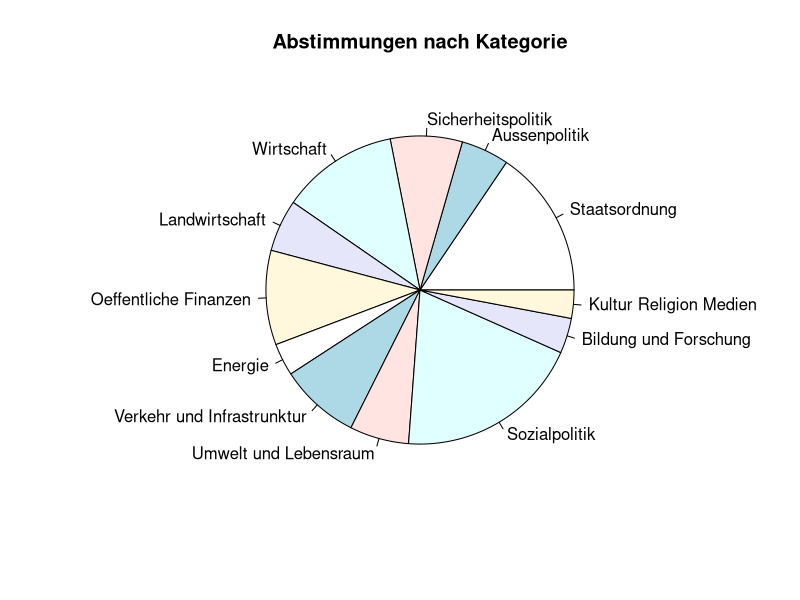
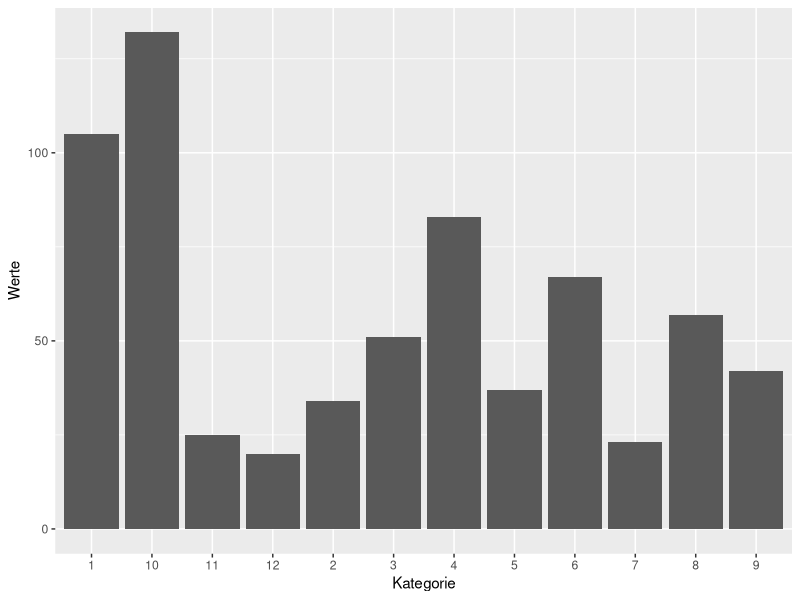
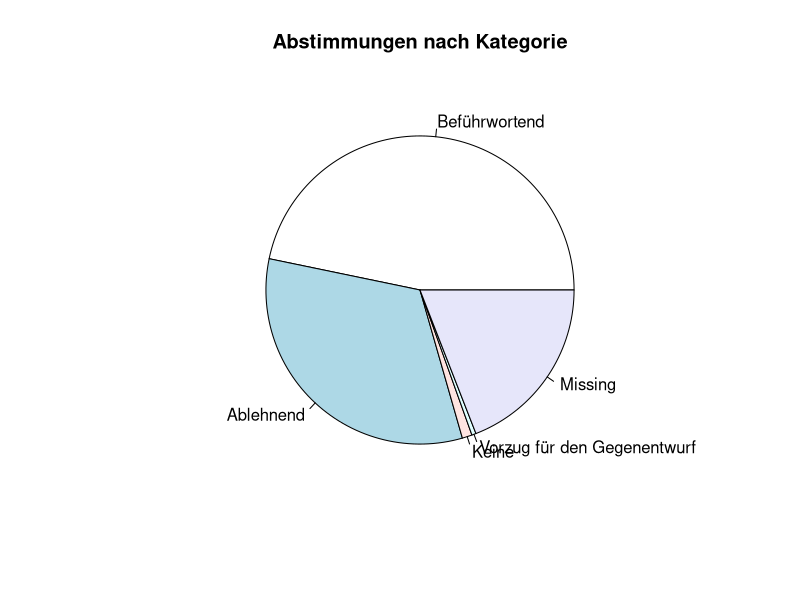
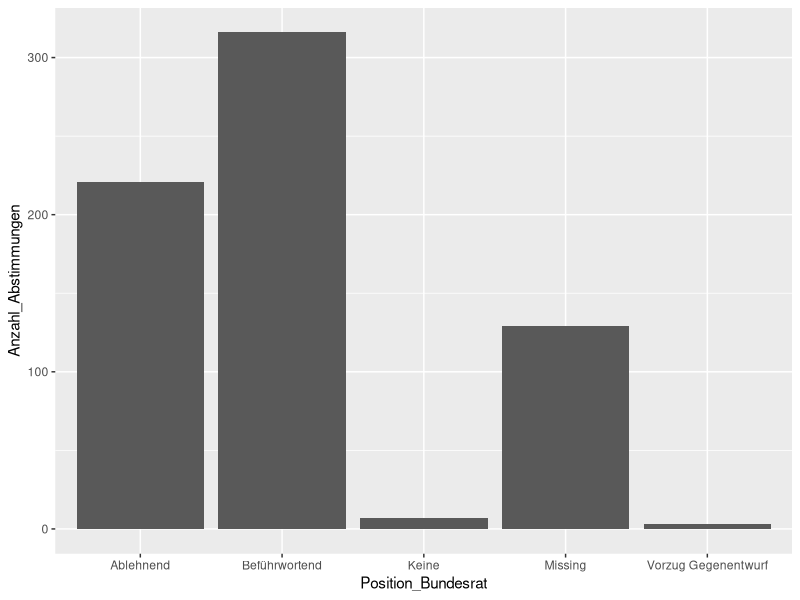
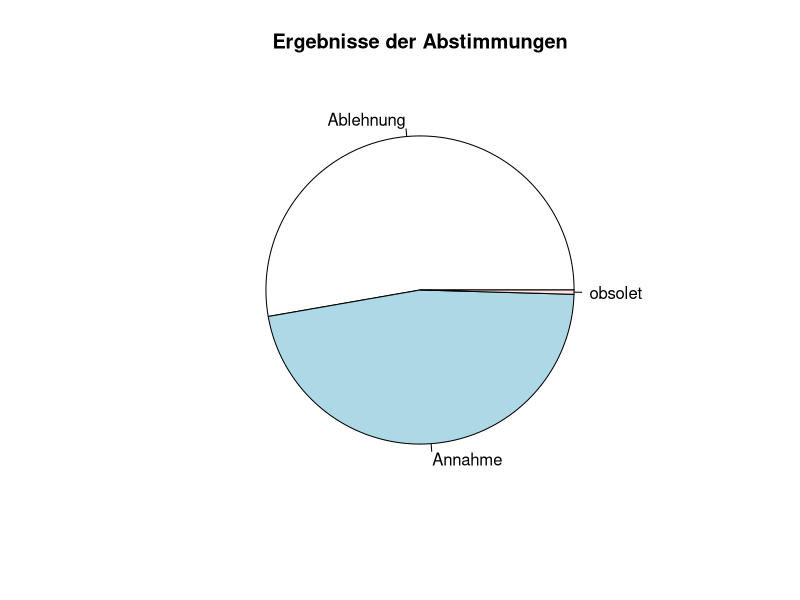
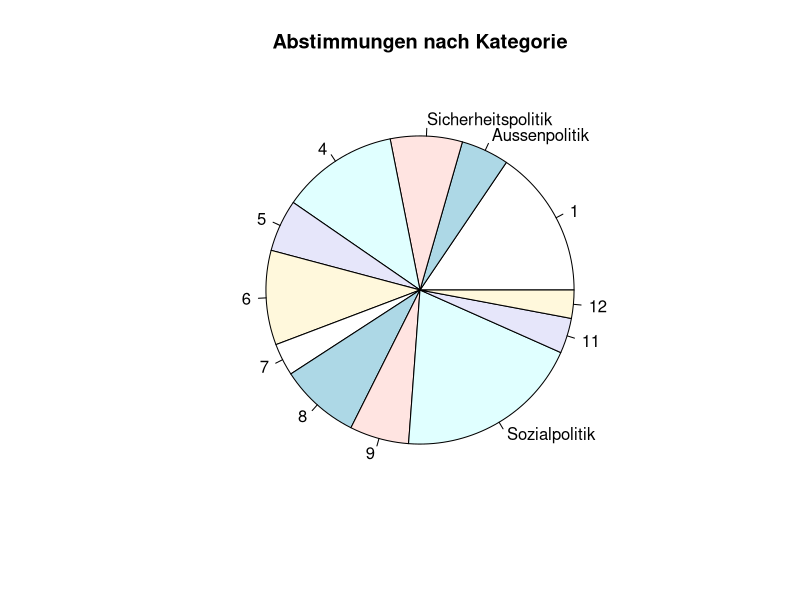
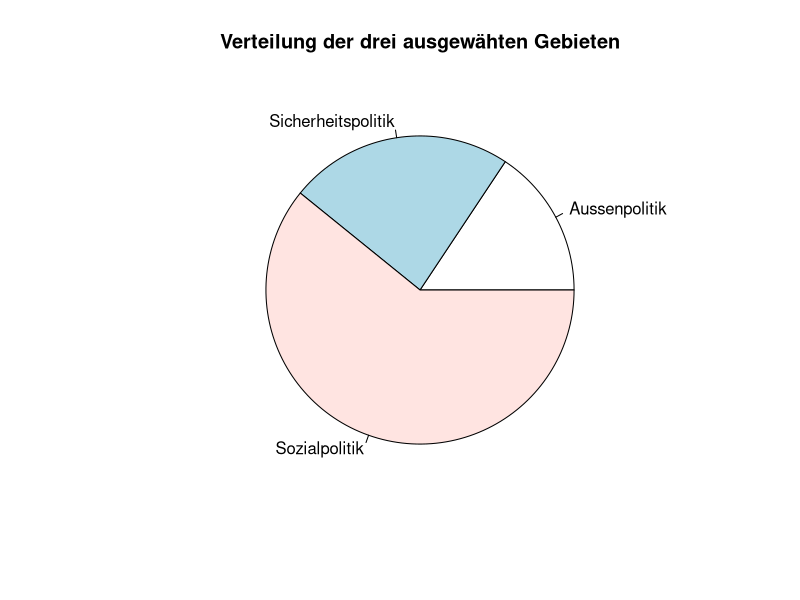
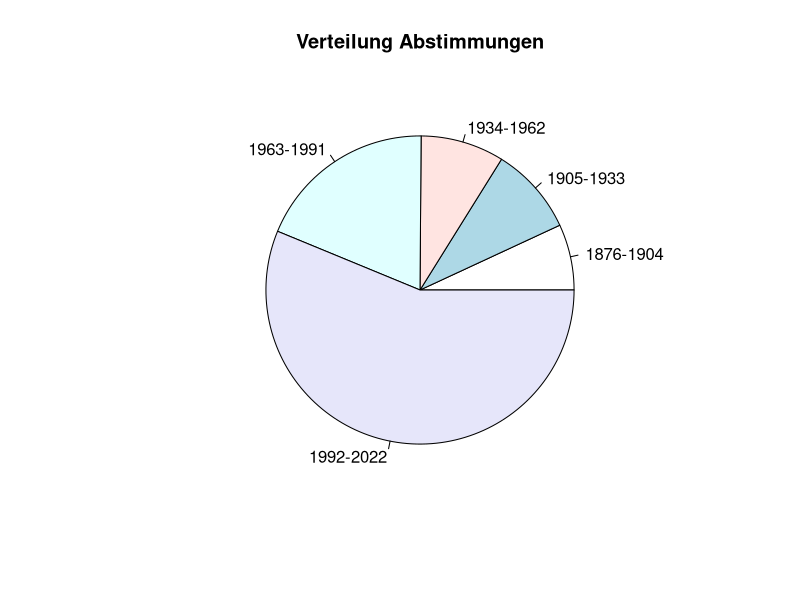

Generate these figures, in order, with R:
## ---- chunk 1
library(ggplot2)
library(tidyverse)
library(dplyr)
## ---- chunk 2
data_csv <- read.csv2("DatensatzAbstimmungen.csv", na = "NA")
data_csv
## ---- chunk 3
#datum <- subset(data_csv, select=c(anr,datum,annahme))
#datum

# Beispiel 5. Zeile und 2. Spalte
#datum[5,2]
## ---- chunk 4
table(data_csv$d1e1)

staatsordnung = data_csv["d1e1"] == 1
sum(staatsordnung)

aussenpolitik = data_csv["d1e1"] == 2
sum(aussenpolitik)

sicherheitspolitik = data_csv["d1e1"] == 3
sum(sicherheitspolitik)

wirtschaft = data_csv["d1e1"] == 4
sum(wirtschaft)

landwirtschaft = data_csv["d1e1"] == 5
sum(landwirtschaft)

oeffentlicheFinanzen = data_csv["d1e1"] == 6
sum(oeffentlicheFinanzen)

energie = data_csv["d1e1"] == 7
sum(energie)

verkehrUndInfrastrunktur = data_csv["d1e1"] == 8
sum(verkehrUndInfrastrunktur)

umweltUndLebensraum = data_csv["d1e1"] == 9
sum(umweltUndLebensraum)

sozialpolitik = data_csv["d1e1"] == 10
sum(sozialpolitik)

bildungUndForschung = data_csv["d1e1"] == 11
sum(bildungUndForschung)

kulturReligionMedien = data_csv["d1e1"] == 12
sum(kulturReligionMedien)

#Summe aller Kategorien zur Kontrolle
#sum(staatsordnung)+sum(aussenpolitik)+sum(sicherheitspolitik)+sum(wirtschaft)+sum(landwirtschaft)+sum(oeffentlicheFinanzen)+sum(energie)+sum(verkehrUndInfrastrunktur)+sum(umweltUndLebensraum)+sum(sozialpolitik)+sum(bildungUndForschung)+sum(kulturReligionMedien)

# als Pie plot dargestellt
werte <- c(105,34,51,83,37,67,23,57,42,132,25,20)
kategorie <- c("Staatsordnung","Aussenpolitik","Sicherheitspolitik","Wirtschaft","Landwirtschaft","Oeffentliche Finanzen","Energie","Verkehr und Infrastrunktur","Umwelt und Lebensraum","Sozialpolitik","Bildung und Forschung","Kultur Religion Medien")
pie(werte,labels=kategorie,main="Abstimmungen nach Kategorie")


data <- data.frame(Kategorie= c("1","2","3","4","5","6","7","8","9","10","11","12"), Werte= c(105,34,51,83,37,67,23,57,42,132,25,20))

ggplot(data,aes(x=Kategorie,y=Werte))+geom_bar(stat="identity")
## ---- chunk 5
befuerwortend = data_csv["br.pos"] == 1
sum(befuerwortend)

ablehnend = data_csv["br.pos"] == 2
sum(ablehnend)

keine = data_csv["br.pos"] == 3
sum(keine)

vorzugGegenentwurf = data_csv["br.pos"] == 8
sum(vorzugGegenentwurf)

vorzugVolksinitiative = data_csv["br.pos"] == 9
sum(vorzugVolksinitiative)

missing = data_csv["br.pos"] == "."
sum(missing)

#Kontrolle ob alle gezählt
sum(befuerwortend)+sum(ablehnend)+sum(keine)+sum(vorzugGegenentwurf)+sum(vorzugVolksinitiative)+sum(missing)

#in Pie plot darstellen (Vorzug Volksinitiative nicht angezeigt da = 0)
werte <- c(316,221,7,3,129)
kategorie <- c("Beführwortend","Ablehnend","Keine","Vorzug für den Gegenentwurf","Missing")
pie(werte,labels=kategorie,main="Abstimmungen nach Kategorie")

# in Balkendiagramm darstellen (Vorzug Volksinitiative nicht angezeigt da = 0)
data <- data.frame(Position_Bundesrat= c("Beführwortend","Ablehnend","Keine","Vorzug Gegenentwurf","Missing"), Anzahl_Abstimmungen= c(316,221,7,3,129))

ggplot(data,aes(x=Position_Bundesrat,y=Anzahl_Abstimmungen))+geom_bar(stat="identity")
## ---- chunk 6
ablehnung = data_csv["annahme"] == 0
sum(ablehnung)

annahme = data_csv["annahme"] == 1
sum(annahme)

geg.ang = data_csv["annahme"] == 8 #Bei Stichfragen: Gegenentwurf angenommen
sum(geg.ang)

volksin.ang = data_csv["annahme"] == 9  #Bei Stichfragen: Volksinitiative angenommen
sum(volksin.ang)

obsolet = data_csv["annahme"] == "."
sum(obsolet)

#dsum(ablehnung)+sum(annahme)+sum(geg.ang)+sum(volksin.ang)+sum(obsolet)


# in Pie plot darstellen (geg.ang und volksin.ang weggelassen weil 0)

werte <- c(355,315,3)
kategorie <- c("Ablehnung","Annahme","obsolet")
pie(werte,labels=kategorie,main="Ergebnisse der Abstimmungen")
## ---- chunk 7
# als Pie plot dargestellt (nur ausgewählte Themen benannt)
werte <- c(105,34,51,83,37,67,23,57,42,132,25,20)
kategorie <- c("1","Aussenpolitik","Sicherheitspolitik","4","5","6","7","8","9","Sozialpolitik","11","12")
pie(werte,labels=kategorie,main="Abstimmungen nach Kategorie")
## ---- chunk 8
data = data_csv[data_csv$d1e1 == 2 | data_csv$d1e1==3 | data_csv$d1e1==10]


# pie plot machen
werte <- c(34,51,132)
kategorie <- c("Aussenpolitik","Sicherheitspolitik","Sozialpolitik")
pie(werte,labels=kategorie,main="Verteilung der drei ausgewähten Gebieten")
## ---- chunk 9
data_csv <- data_csv%>%
  mutate(datum=as.Date(datum, "%d.%m.%Y"))

class(data_csv$datum)
## ---- chunk 10
jahr <- format(as.POSIXct(data_csv$datum, format='%d.%m.%Y'), format="%Y")
mutate(data_csv)
## ---- chunk 11
a <- sum(jahr>=1876 & jahr<1905)
b <- sum(jahr>=1905 & jahr<1934)
c <-sum(jahr>=1934 & jahr <1963)
d <- sum(jahr>=1963 & jahr <1992)
e <- sum(jahr>=1992 & jahr <=2022)

# Pie plot
werte <- c(15,20,19,41,122)
kategorie <- c("1876-1904","1905-1933","1934-1962","1963-1991","1992-2022" )
pie(werte,labels=kategorie,main="Verteilung Abstimmungen")


# histogramm
data <- data.frame(Jahre= c("1876-1904","1905-1933","1934-1962","1963-1991","1992-2022"), Anzahl_Abstimmungen= c(15,20,19,41,122))
ggplot(data,aes(x=Jahre,y=Anzahl_Abstimmungen))+geom_bar(stat="identity")
## ---- chunk 12
a <- sum(jahr>=1876 & jahr<1905 & data_csv["d1e1"] == 2)
b <- sum(jahr>=1905 & jahr<1934 &data_csv["d1e1"] == 2)
c <-sum(jahr>=1934 & jahr <1963 &data_csv["d1e1"] == 2)
d <- sum(jahr>=1963 & jahr <1992 &data_csv["d1e1"] == 2)
e <- sum(jahr>=1992 & jahr <=2022 &data_csv["d1e1"] == 2)

# Pie plot
werte <- c(4,4,2,5,19)
kategorie <- c("1876-1904","1905-1933","1934-1962","1963-1991","1992-2022" )
pie(werte,labels=kategorie,main="Verteilung Abstimmungen Aussenpolitik")


# histogramm
data <- data.frame(Jahre= c("1876-1904","1905-1933","1934-1962","1963-1991","1992-2022"), Anzahl_Abstimmungen_Aussenpolitik= c(4,4,2,5,19))
ggplot(data,aes(x=Jahre,y=Anzahl_Abstimmungen_Aussenpolitik))+geom_bar(stat="identity")
## ---- chunk 13
f <- sum(jahr>=1876 & jahr<1905 & data_csv["d1e1"] == 3)
g <- sum(jahr>=1905 & jahr<1934 &data_csv["d1e1"] == 3)
h <- sum(jahr>=1934 & jahr <1963 &data_csv["d1e1"] == 3)
i <- sum(jahr>=1963 & jahr <1992 &data_csv["d1e1"] == 3)
j <- sum(jahr>=1992 & jahr <=2022 &data_csv["d1e1"] == 3)
f
g
h
i
j

# Pie plot
werte <- c(5,3,13,10,20)
kategorie <- c("1876-1904","1905-1933","1934-1962","1963-1991","1992-2022" )
pie(werte,labels=kategorie,main="Verteilung Abstimmungen Sicherheitspolitik")


# histogramm
data <- data.frame(Jahre= c("1876-1904","1905-1933","1934-1962","1963-1991","1992-2022"), Anzahl_Abstimmungen_Sicherheitspolitik= c(5,3,13,10,20))
ggplot(data,aes(x=Jahre,y=Anzahl_Abstimmungen_Sicherheitspolitik))+geom_bar(stat="identity")
## ---- chunk 14
k <- sum(jahr>=1876 & jahr<1905 & data_csv["d1e1"] == 10)
l <- sum(jahr>=1905 & jahr<1934 &data_csv["d1e1"] == 10)
m <- sum(jahr>=1934 & jahr <1963 &data_csv["d1e1"] == 10)
n <- sum(jahr>=1963 & jahr <1992 &data_csv["d1e1"] == 10)
o <- sum(jahr>=1992 & jahr <=2022 &data_csv["d1e1"] == 10)
k
l
m
n
o


# Pie plot
werte <- c(6,13,4,26,83)
kategorie <- c("1876-1904","1905-1933","1934-1962","1963-1991","1992-2022" )
pie(werte,labels=kategorie,main="Verteilung Abstimmungen Sicherheitspolitik")


# histogramm
data <- data.frame(Jahre= c("1876-1904","1905-1933","1934-1962","1963-1991","1992-2022"), Anzahl_Abstimmungen_Sozialpolitik= c(6,13,4,26,83))
ggplot(data,aes(x=Jahre,y=Anzahl_Abstimmungen_Sozialpolitik))+geom_bar(stat="identity")
